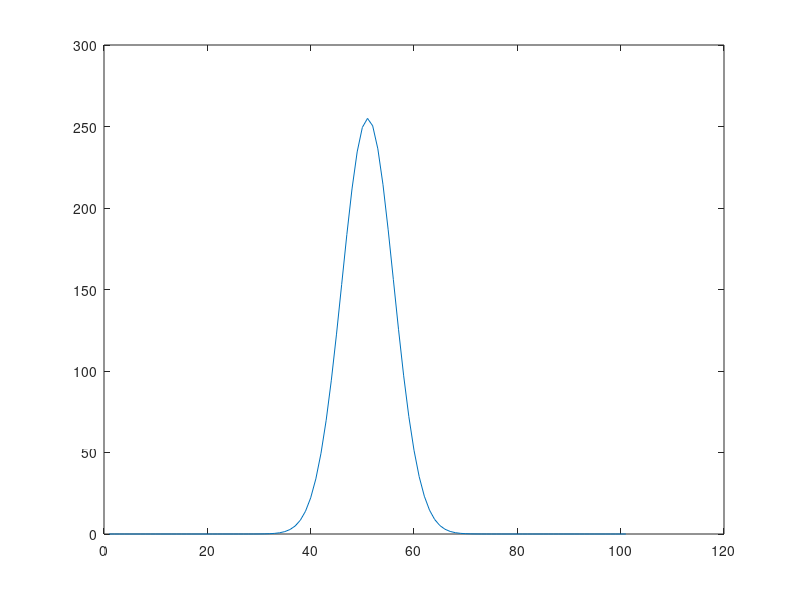

Here is the MATLAB script that generated this plot:
clear, clc, close all
format short, format compact

K = 255;
x = -5:0.1:5;
y = -5:0.1:5;

y0 = 0;
x0 = 0.01;

z = K .* exp(-(((x-x0).^2)+((y-y0).^2)));

plot(z)
